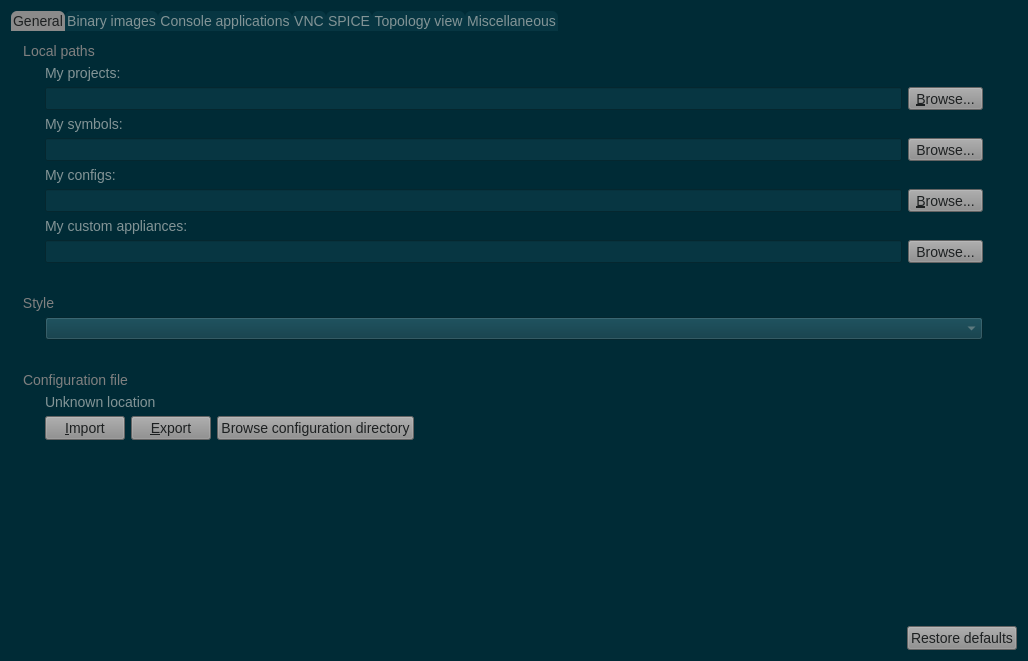
<?xml version="1.0" encoding="UTF-8"?>
<ui version="4.0">
 <class>GeneralPreferencesPageWidget</class>
 <widget class="QWidget" name="GeneralPreferencesPageWidget">
  <property name="geometry">
   <rect>
    <x>0</x>
    <y>0</y>
    <width>1028</width>
    <height>661</height>
   </rect>
  </property>
  <property name="windowTitle">
   <string>General</string>
  </property>
  <property name="styleSheet">
   <string notr="true">QWidget{
	background-color: #002b36;
}
QMenuBar::item{
	background-color: #002b36;
}
QDockWidget::title{
	background: #073642;
	padding-left: 5px;
}
QDockWidget, QMenuBar{
    color: #839496;
    font: bold 14px;
}
QTextEdit, QPlainTextEdit, QLineEdit, QSpinBox, QComboBox {
  background-color: #073642;
  font: 13px;
  color: #839496;
}
QTextEdit#uiConsoleTextEdit {
  background-color: #002b36;
  color: #839496;
  font: 13px;
}
QTabWidget {
	font: 14px;
	border-top: 2px;
}
QTabBar::tab {
    background: #073642;
    color: #839496;
    min-width: 8ex;
    padding: 2px;
	border-top-right-radius: 6px;
	border-top-left-radius: 6px;
}
QTabBar::tab:selected {
    background: #8a8a8a;
	color: #1d2021;
}
QGroupBox {
    color: #808080;
    font: 14px;
    padding: 15px;
    border-style: none;
}
QMainWindow::separator {
	background: #073642;
	width: 1px;
	height: 1px;
}
QComboBox {
	selection-background-color: #d75f00;
	selection-color: #1c1c1c;
}

QToolBar{
	background: #073642;
	border: 0px;
}
QPushButton {
	background-color: #8a8a8a;
    color: #1d2021;
	font: 14px;
}
QToolButton {
	background-color: #8a8a8a;
    color: #1d2021;
	font: 14px;
}
QTreeWidget, QListWidget {
	background-color: #002b36;
	color: #839496;
    alternate-background-color: #073642;
	font: 14px;
}
QTreeWidget#uiTreeWidget {
	background-color: #073642;
	color: #839496;
	font: bold 16px;
}
QTreeWidget::item:selected, QTreeWidget::item:hover, QMenu::item:selected,QToolButton::hover,QPushButton::hover,QTabBar::tab:hover {
	background-color: #d75f00;
	color: #1c1c1c;
}
QMenu {
	background-color: #002b36;
    color: #839496;
}
QLabel {
	color: #839496;
	font: 14px;
}
QLabel#uiTitleLabel {
	color: #839496;
	font: bold 16px;
}

QAbstractScrollArea::corner {
    background: #002b36;
}
QScrollBar::handle:horizontal {
    background: #073642;
    min-width: 20px;
}
QScrollBar::handle:vertical {
    background: #073642;
    min-width: 20px;
}
QScrollBar:vertical {
    width: 6px;
}
QScrollBar:horizontal {
    height: 6px;
}
QScrollBar::up-arrow:vertical, QScrollBar::down-arrow:vertical, QScrollBar::down-arrow:horizontal, QScrollBar::up-arrow:horizontal { 
	border: 0px;
    height: 0px; 
    width: 0px; 
}
         
QScrollBar::add-page:horizontal, QScrollBar::sub-page:horizontal, QScrollBar::add-page:vertical, QScrollBar::sub-page:vertical {
  background: none
}
QStatusBar {
	background-color: #073642;
	color: #839496;
}

QRadioButton, QCheckBox {
  color: #839496;
}
QRadioButton::disabled, QCheckBox::disabled {
  color: gray;
}


</string>
  </property>
  <layout class="QVBoxLayout" name="verticalLayout">
   <item>
    <widget class="QTabWidget" name="uiMiscTabWidget">
     <property name="sizePolicy">
      <sizepolicy hsizetype="MinimumExpanding" vsizetype="MinimumExpanding">
       <horstretch>0</horstretch>
       <verstretch>0</verstretch>
      </sizepolicy>
     </property>
     <property name="styleSheet">
      <string notr="true">QWidget{
	background-color: #002b36;
}
QMenuBar::item{
	background-color: #002b36;
}
QDockWidget::title{
	background: #073642;
	padding-left: 5px;
}
QDockWidget, QMenuBar{
    color: #839496;
    font: bold 14px;
}
QTextEdit, QPlainTextEdit, QLineEdit, QSpinBox, QComboBox {
  background-color: #073642;
  font: 13px;
  color: #839496;
}
QTextEdit#uiConsoleTextEdit {
  background-color: #002b36;
  color: #839496;
  font: 13px;
}
QTabWidget {
	font: 14px;
	border-top: 2px;
}
QTabBar::tab {
    background: #073642;
    color: #839496;
    min-width: 8ex;
    padding: 2px;
	border-top-right-radius: 6px;
	border-top-left-radius: 6px;
}
QTabBar::tab:selected {
    background: #8a8a8a;
	color: #1d2021;
}
QGroupBox {
    color: #808080;
    font: 14px;
    padding: 15px;
    border-style: none;
}
QMainWindow::separator {
	background: #073642;
	width: 1px;
	height: 1px;
}
QComboBox {
	selection-background-color: #d75f00;
	selection-color: #1c1c1c;
}

QToolBar{
	background: #073642;
	border: 0px;
}
QPushButton {
	background-color: #8a8a8a;
    color: #1d2021;
	font: 14px;
}
QToolButton {
	background-color: #8a8a8a;
    color: #1d2021;
	font: 14px;
}
QTreeWidget, QListWidget {
	background-color: #002b36;
	color: #839496;
    alternate-background-color: #073642;
	font: 14px;
}
QTreeWidget#uiTreeWidget {
	background-color: #073642;
	color: #839496;
	font: bold 16px;
}
QTreeWidget::item:selected, QTreeWidget::item:hover, QMenu::item:selected,QToolButton::hover,QPushButton::hover,QTabBar::tab:hover {
	background-color: #d75f00;
	color: #1c1c1c;
}
QMenu {
	background-color: #002b36;
    color: #839496;
}
QLabel {
	color: #839496;
	font: 14px;
}
QLabel#uiTitleLabel {
	color: #839496;
	font: bold 16px;
}

QAbstractScrollArea::corner {
    background: #002b36;
}
QScrollBar::handle:horizontal {
    background: #073642;
    min-width: 20px;
}
QScrollBar::handle:vertical {
    background: #073642;
    min-width: 20px;
}
QScrollBar:vertical {
    width: 6px;
}
QScrollBar:horizontal {
    height: 6px;
}
QScrollBar::up-arrow:vertical, QScrollBar::down-arrow:vertical, QScrollBar::down-arrow:horizontal, QScrollBar::up-arrow:horizontal { 
	border: 0px;
    height: 0px; 
    width: 0px; 
}
         
QScrollBar::add-page:horizontal, QScrollBar::sub-page:horizontal, QScrollBar::add-page:vertical, QScrollBar::sub-page:vertical {
  background: none
}
QStatusBar {
	background-color: #073642;
	color: #839496;
}

QRadioButton, QCheckBox {
  color: #839496;
}
QRadioButton::disabled, QCheckBox::disabled {
  color: gray;
}


</string>
     </property>
     <property name="currentIndex">
      <number>0</number>
     </property>
     <widget class="QWidget" name="uiGeneralTab">
      <attribute name="title">
       <string>General</string>
      </attribute>
      <layout class="QVBoxLayout" name="verticalLayout_4">
       <property name="margin">
        <number>10</number>
       </property>
       <item>
        <widget class="QGroupBox" name="uiLocalPathsGroupBox">
         <property name="title">
          <string>Local paths</string>
         </property>
         <layout class="QVBoxLayout" name="verticalLayout_5">
          <item>
           <widget class="QLabel" name="uiProjectsPathLabel">
            <property name="text">
             <string>My projects:</string>
            </property>
           </widget>
          </item>
          <item>
           <layout class="QHBoxLayout" name="horizontalLayout_2">
            <item>
             <widget class="QLineEdit" name="uiProjectsPathLineEdit">
              <property name="sizePolicy">
               <sizepolicy hsizetype="MinimumExpanding" vsizetype="Fixed">
                <horstretch>0</horstretch>
                <verstretch>0</verstretch>
               </sizepolicy>
              </property>
              <property name="toolTip">
               <string>Directory where your GNS3 projects are stored</string>
              </property>
             </widget>
            </item>
            <item>
             <widget class="QToolButton" name="uiProjectsPathToolButton">
              <property name="text">
               <string>&amp;Browse...</string>
              </property>
              <property name="toolButtonStyle">
               <enum>Qt::ToolButtonTextOnly</enum>
              </property>
             </widget>
            </item>
           </layout>
          </item>
          <item>
           <widget class="QLabel" name="label">
            <property name="text">
             <string>My symbols:</string>
            </property>
           </widget>
          </item>
          <item>
           <layout class="QHBoxLayout" name="horizontalLayout_3">
            <item>
             <widget class="QLineEdit" name="uiSymbolsPathLineEdit"/>
            </item>
            <item>
             <widget class="QToolButton" name="uiSymbolsPathToolButton">
              <property name="text">
               <string>Browse...</string>
              </property>
             </widget>
            </item>
           </layout>
          </item>
          <item>
           <widget class="QLabel" name="uiConfigsPathLabel">
            <property name="text">
             <string>My configs:</string>
            </property>
           </widget>
          </item>
          <item>
           <layout class="QHBoxLayout" name="horizontalLayout_7">
            <item>
             <widget class="QLineEdit" name="uiConfigsPathLineEdit">
              <property name="sizePolicy">
               <sizepolicy hsizetype="MinimumExpanding" vsizetype="Fixed">
                <horstretch>0</horstretch>
                <verstretch>0</verstretch>
               </sizepolicy>
              </property>
              <property name="toolTip">
               <string>Directory where your binary images (e.g. IOS) are stored</string>
              </property>
             </widget>
            </item>
            <item>
             <widget class="QToolButton" name="uiConfigsPathToolButton">
              <property name="text">
               <string>&amp;Browse...</string>
              </property>
              <property name="toolButtonStyle">
               <enum>Qt::ToolButtonTextOnly</enum>
              </property>
             </widget>
            </item>
           </layout>
          </item>
          <item>
           <widget class="QLabel" name="label_3">
            <property name="text">
             <string>My custom appliances:</string>
            </property>
           </widget>
          </item>
          <item>
           <layout class="QHBoxLayout" name="horizontalLayout_12">
            <item>
             <widget class="QLineEdit" name="uiAppliancesPathLineEdit"/>
            </item>
            <item>
             <widget class="QToolButton" name="uiAppliancesPathToolButton">
              <property name="text">
               <string>Browse...</string>
              </property>
             </widget>
            </item>
           </layout>
          </item>
         </layout>
        </widget>
       </item>
       <item>
        <widget class="QGroupBox" name="uiStyleGroupBox">
         <property name="title">
          <string>Style</string>
         </property>
         <layout class="QHBoxLayout" name="horizontalLayout_11">
          <item>
           <widget class="QComboBox" name="uiStyleComboBox"/>
          </item>
         </layout>
        </widget>
       </item>
       <item>
        <widget class="QGroupBox" name="uiConfigurationFileGroupBox">
         <property name="title">
          <string>Configuration file</string>
         </property>
         <layout class="QGridLayout" name="gridLayout">
          <item row="1" column="0">
           <layout class="QHBoxLayout" name="horizontalLayout">
            <item>
             <widget class="QPushButton" name="uiImportConfigurationFilePushButton">
              <property name="text">
               <string>&amp;Import</string>
              </property>
             </widget>
            </item>
            <item>
             <widget class="QPushButton" name="uiExportConfigurationFilePushButton">
              <property name="text">
               <string>&amp;Export</string>
              </property>
             </widget>
            </item>
            <item>
             <widget class="QPushButton" name="uiBrowseConfigurationPushButton">
              <property name="text">
               <string>Browse configuration directory</string>
              </property>
             </widget>
            </item>
            <item>
             <spacer name="horizontalSpacer">
              <property name="orientation">
               <enum>Qt::Horizontal</enum>
              </property>
              <property name="sizeHint" stdset="0">
               <size>
                <width>40</width>
                <height>20</height>
               </size>
              </property>
             </spacer>
            </item>
           </layout>
          </item>
          <item row="0" column="0">
           <widget class="QLabel" name="uiConfigurationFileLabel">
            <property name="text">
             <string>Unknown location</string>
            </property>
           </widget>
          </item>
         </layout>
        </widget>
       </item>
       <item>
        <spacer name="verticalSpacer_5">
         <property name="orientation">
          <enum>Qt::Vertical</enum>
         </property>
         <property name="sizeHint" stdset="0">
          <size>
           <width>20</width>
           <height>5</height>
          </size>
         </property>
        </spacer>
       </item>
      </layout>
     </widget>
     <widget class="QWidget" name="uiImagesTab">
      <attribute name="title">
       <string>Binary images</string>
      </attribute>
      <layout class="QVBoxLayout" name="verticalLayout_7">
       <property name="margin">
        <number>10</number>
       </property>
       <item>
        <widget class="QGroupBox" name="uiLocalBinaryImagePathsGroupBox">
         <property name="title">
          <string>Local paths</string>
         </property>
         <layout class="QVBoxLayout" name="verticalLayout_10">
          <item>
           <widget class="QLabel" name="uiImagesPathLabel">
            <property name="text">
             <string>My binary images:</string>
            </property>
           </widget>
          </item>
          <item>
           <layout class="QHBoxLayout" name="horizontalLayout_4">
            <item>
             <widget class="QLineEdit" name="uiImagesPathLineEdit">
              <property name="sizePolicy">
               <sizepolicy hsizetype="MinimumExpanding" vsizetype="Fixed">
                <horstretch>0</horstretch>
                <verstretch>0</verstretch>
               </sizepolicy>
              </property>
              <property name="toolTip">
               <string>Directory where your binary images (e.g. IOS) are stored</string>
              </property>
             </widget>
            </item>
            <item>
             <widget class="QToolButton" name="uiImagesPathToolButton">
              <property name="text">
               <string>&amp;Browse...</string>
              </property>
              <property name="toolButtonStyle">
               <enum>Qt::ToolButtonTextOnly</enum>
              </property>
             </widget>
            </item>
           </layout>
          </item>
          <item>
           <widget class="QLabel" name="uiImageDirectoriesLabel">
            <property name="text">
             <string>Additional search locations for binary images:</string>
            </property>
           </widget>
          </item>
          <item>
           <widget class="QListWidget" name="uiImageDirectoriesListWidget">
            <property name="lineWidth">
             <number>0</number>
            </property>
            <property name="editTriggers">
             <set>QAbstractItemView::NoEditTriggers</set>
            </property>
            <property name="alternatingRowColors">
             <bool>false</bool>
            </property>
            <property name="selectionMode">
             <enum>QAbstractItemView::SingleSelection</enum>
            </property>
            <property name="selectionBehavior">
             <enum>QAbstractItemView::SelectItems</enum>
            </property>
            <property name="isWrapping" stdset="0">
             <bool>false</bool>
            </property>
            <property name="resizeMode">
             <enum>QListView::Adjust</enum>
            </property>
            <property name="layoutMode">
             <enum>QListView::Batched</enum>
            </property>
            <property name="gridSize">
             <size>
              <width>0</width>
              <height>18</height>
             </size>
            </property>
            <property name="viewMode">
             <enum>QListView::ListMode</enum>
            </property>
            <property name="uniformItemSizes">
             <bool>false</bool>
            </property>
            <property name="selectionRectVisible">
             <bool>true</bool>
            </property>
           </widget>
          </item>
          <item>
           <layout class="QHBoxLayout" name="horizontalLayout_13">
            <item>
             <widget class="QPushButton" name="uiImageDirectoriesAddPushButton">
              <property name="text">
               <string>Add</string>
              </property>
             </widget>
            </item>
            <item>
             <widget class="QPushButton" name="uiImageDirectoriesDeletePushButton">
              <property name="text">
               <string>Delete</string>
              </property>
             </widget>
            </item>
            <item>
             <spacer name="horizontalSpacer_4">
              <property name="orientation">
               <enum>Qt::Horizontal</enum>
              </property>
              <property name="sizeHint" stdset="0">
               <size>
                <width>40</width>
                <height>20</height>
               </size>
              </property>
             </spacer>
            </item>
           </layout>
          </item>
         </layout>
        </widget>
       </item>
      </layout>
     </widget>
     <widget class="QWidget" name="uiConsoleTab">
      <attribute name="title">
       <string>Console applications</string>
      </attribute>
      <layout class="QVBoxLayout" name="verticalLayout_3">
       <property name="margin">
        <number>10</number>
       </property>
       <item>
        <widget class="QGroupBox" name="uiTelnetConsoleSettingsGroupBox">
         <property name="title">
          <string>Console settings</string>
         </property>
         <layout class="QVBoxLayout" name="verticalLayout_9">
          <item>
           <widget class="QLabel" name="uiTelnetConsoleCommandLabel">
            <property name="text">
             <string>Console application command for Telnet:</string>
            </property>
           </widget>
          </item>
          <item>
           <layout class="QHBoxLayout" name="horizontalLayout_9">
            <item>
             <widget class="QLineEdit" name="uiTelnetConsoleCommandLineEdit">
              <property name="sizePolicy">
               <sizepolicy hsizetype="MinimumExpanding" vsizetype="Fixed">
                <horstretch>0</horstretch>
                <verstretch>0</verstretch>
               </sizepolicy>
              </property>
              <property name="toolTip">
               <string>&lt;html&gt;&lt;head/&gt;&lt;body&gt;&lt;p&gt;Command line replacements:&lt;/p&gt;
&lt;ul&gt;
&lt;li&gt;%h = console IP or hostname&lt;/li&gt;
&lt;li&gt;%p = console port&lt;/li&gt;
&lt;li&gt;%P = VNC display&lt;/li&gt;
&lt;li&gt;%s = path of the serial connection&lt;/li&gt;
&lt;li&gt;%d = title of the console&lt;/li&gt;
&lt;li&gt;%i = project UUID&lt;/li&gt;
&lt;li&gt;%c = server URL&lt;/li&gt;
&lt;/ul&gt;
&lt;/body&gt;&lt;/html&gt;</string>
              </property>
              <property name="readOnly">
               <bool>true</bool>
              </property>
             </widget>
            </item>
            <item>
             <widget class="QPushButton" name="uiTelnetConsolePreconfiguredCommandPushButton">
              <property name="sizePolicy">
               <sizepolicy hsizetype="Maximum" vsizetype="Fixed">
                <horstretch>0</horstretch>
                <verstretch>0</verstretch>
               </sizepolicy>
              </property>
              <property name="text">
               <string>&amp;Edit</string>
              </property>
             </widget>
            </item>
           </layout>
          </item>
         </layout>
        </widget>
       </item>
       <item>
        <widget class="QGroupBox" name="uiConsoleMiscGroupBox">
         <property name="title">
          <string>Miscellaneous</string>
         </property>
         <layout class="QGridLayout" name="gridLayout_7">
          <item row="1" column="0">
           <widget class="QSpinBox" name="uiDelayConsoleAllSpinBox">
            <property name="suffix">
             <string> ms</string>
            </property>
            <property name="maximum">
             <number>10000</number>
            </property>
            <property name="value">
             <number>500</number>
            </property>
           </widget>
          </item>
          <item row="0" column="0">
           <widget class="QLabel" name="uiSlowConsoleAllLabel">
            <property name="text">
             <string>Delay between each console launch when consoling to all devices:</string>
            </property>
           </widget>
          </item>
         </layout>
        </widget>
       </item>
       <item>
        <spacer name="verticalSpacer_4">
         <property name="orientation">
          <enum>Qt::Vertical</enum>
         </property>
         <property name="sizeHint" stdset="0">
          <size>
           <width>20</width>
           <height>5</height>
          </size>
         </property>
        </spacer>
       </item>
      </layout>
     </widget>
     <widget class="QWidget" name="uiVNCTab">
      <attribute name="title">
       <string>VNC</string>
      </attribute>
      <layout class="QVBoxLayout" name="verticalLayout_6">
       <property name="margin">
        <number>10</number>
       </property>
       <item>
        <widget class="QGroupBox" name="uiVNCConsoleSettingsGroupBox">
         <property name="title">
          <string>Settings for VNC connections</string>
         </property>
         <layout class="QVBoxLayout" name="verticalLayout_8">
          <item>
           <widget class="QLabel" name="uiVNCConsoleCommandLabel">
            <property name="text">
             <string>Console application command for VNC:</string>
            </property>
           </widget>
          </item>
          <item>
           <layout class="QHBoxLayout" name="horizontalLayout_8">
            <item>
             <widget class="QLineEdit" name="uiVNCConsoleCommandLineEdit">
              <property name="sizePolicy">
               <sizepolicy hsizetype="MinimumExpanding" vsizetype="Fixed">
                <horstretch>0</horstretch>
                <verstretch>0</verstretch>
               </sizepolicy>
              </property>
              <property name="toolTip">
               <string>&lt;html&gt;&lt;head/&gt;&lt;body&gt;&lt;p&gt;Command line replacements:&lt;/p&gt;
&lt;ul&gt;
&lt;li&gt;%h = console IP or hostname&lt;/li&gt;
&lt;li&gt;%p = console port&lt;/li&gt;
&lt;li&gt;%P = VNC display&lt;/li&gt;
&lt;li&gt;%s = path of the serial connection&lt;/li&gt;
&lt;li&gt;%d = title of the console&lt;/li&gt;
&lt;li&gt;%i = project UUID&lt;/li&gt;
&lt;li&gt;%c = server URL&lt;/li&gt;
&lt;/ul&gt;
&lt;/body&gt;&lt;/html&gt;</string>
              </property>
              <property name="readOnly">
               <bool>true</bool>
              </property>
             </widget>
            </item>
            <item>
             <widget class="QPushButton" name="uiVNCConsolePreconfiguredCommandPushButton">
              <property name="sizePolicy">
               <sizepolicy hsizetype="Maximum" vsizetype="Fixed">
                <horstretch>0</horstretch>
                <verstretch>0</verstretch>
               </sizepolicy>
              </property>
              <property name="text">
               <string>&amp;Edit</string>
              </property>
             </widget>
            </item>
           </layout>
          </item>
          <item>
           <spacer name="verticalSpacer_3">
            <property name="orientation">
             <enum>Qt::Vertical</enum>
            </property>
            <property name="sizeHint" stdset="0">
             <size>
              <width>20</width>
              <height>5</height>
             </size>
            </property>
           </spacer>
          </item>
         </layout>
        </widget>
       </item>
      </layout>
     </widget>
     <widget class="QWidget" name="uiSPICETab">
      <attribute name="title">
       <string>SPICE</string>
      </attribute>
      <layout class="QGridLayout" name="gridLayout_2">
       <item row="0" column="0">
        <widget class="QGroupBox" name="uiSPICEConsoleSettingsGroupBox">
         <property name="title">
          <string>Settings for SPICE connections</string>
         </property>
         <layout class="QVBoxLayout" name="verticalLayout_11">
          <item>
           <widget class="QLabel" name="uiSPICEConsoleCommandLabel">
            <property name="text">
             <string>Console application command for SPICE:</string>
            </property>
           </widget>
          </item>
          <item>
           <layout class="QHBoxLayout" name="horizontalLayout_10">
            <item>
             <widget class="QLineEdit" name="uiSPICEConsoleCommandLineEdit">
              <property name="sizePolicy">
               <sizepolicy hsizetype="MinimumExpanding" vsizetype="Fixed">
                <horstretch>0</horstretch>
                <verstretch>0</verstretch>
               </sizepolicy>
              </property>
              <property name="toolTip">
               <string>&lt;html&gt;&lt;head/&gt;&lt;body&gt;&lt;p&gt;Command line replacements:&lt;/p&gt;
&lt;ul&gt;
&lt;li&gt;%h = console IP or hostname&lt;/li&gt;
&lt;li&gt;%p = console port&lt;/li&gt;
&lt;li&gt;%P = VNC display&lt;/li&gt;
&lt;li&gt;%s = path of the serial connection&lt;/li&gt;
&lt;li&gt;%d = title of the console&lt;/li&gt;
&lt;li&gt;%i = project UUID&lt;/li&gt;
&lt;li&gt;%c = server URL&lt;/li&gt;
&lt;/ul&gt;
&lt;/body&gt;&lt;/html&gt;</string>
              </property>
              <property name="readOnly">
               <bool>true</bool>
              </property>
             </widget>
            </item>
            <item>
             <widget class="QPushButton" name="uiSPICEConsolePreconfiguredCommandPushButton">
              <property name="sizePolicy">
               <sizepolicy hsizetype="Maximum" vsizetype="Fixed">
                <horstretch>0</horstretch>
                <verstretch>0</verstretch>
               </sizepolicy>
              </property>
              <property name="text">
               <string>&amp;Edit</string>
              </property>
             </widget>
            </item>
           </layout>
          </item>
          <item>
           <spacer name="verticalSpacer_6">
            <property name="orientation">
             <enum>Qt::Vertical</enum>
            </property>
            <property name="sizeHint" stdset="0">
             <size>
              <width>20</width>
              <height>5</height>
             </size>
            </property>
           </spacer>
          </item>
         </layout>
        </widget>
       </item>
      </layout>
     </widget>
     <widget class="QWidget" name="uiSceneTab">
      <attribute name="title">
       <string>Topology view</string>
      </attribute>
      <layout class="QGridLayout" name="gridLayout_8">
       <property name="margin">
        <number>10</number>
       </property>
       <item row="5" column="0" colspan="2">
        <widget class="QCheckBox" name="uiRectangleSelectedItemCheckBox">
         <property name="text">
          <string>Draw a rectangle when an item is selected</string>
         </property>
         <property name="checked">
          <bool>true</bool>
         </property>
        </widget>
       </item>
       <item row="0" column="0">
        <widget class="QLabel" name="uiSceneWidthLabel">
         <property name="text">
          <string>Default width:</string>
         </property>
        </widget>
       </item>
       <item row="10" column="0" colspan="2">
        <layout class="QHBoxLayout" name="horizontalLayout_5">
         <item>
          <widget class="QPushButton" name="uiDefaultLabelFontPushButton">
           <property name="text">
            <string>&amp;Select default font</string>
           </property>
          </widget>
         </item>
         <item>
          <widget class="QPushButton" name="uiDefaultLabelColorPushButton">
           <property name="text">
            <string>&amp;Select default color</string>
           </property>
          </widget>
         </item>
         <item>
          <spacer name="horizontalSpacer_3">
           <property name="orientation">
            <enum>Qt::Horizontal</enum>
           </property>
           <property name="sizeHint" stdset="0">
            <size>
             <width>40</width>
             <height>20</height>
            </size>
           </property>
          </spacer>
         </item>
        </layout>
       </item>
       <item row="2" column="0">
        <widget class="QLabel" name="uiSceneHeightLabel">
         <property name="text">
          <string>Default height:</string>
         </property>
        </widget>
       </item>
       <item row="3" column="0" colspan="2">
        <widget class="QSpinBox" name="uiSceneHeightSpinBox">
         <property name="suffix">
          <string> pixels</string>
         </property>
         <property name="minimum">
          <number>500</number>
         </property>
         <property name="maximum">
          <number>1000000</number>
         </property>
         <property name="singleStep">
          <number>100</number>
         </property>
         <property name="value">
          <number>1000</number>
         </property>
        </widget>
       </item>
       <item row="8" column="0">
        <widget class="QLabel" name="uiLabelPreviewLabel">
         <property name="text">
          <string>Default label style:</string>
         </property>
        </widget>
       </item>
       <item row="6" column="0">
        <widget class="QCheckBox" name="uiDrawLinkStatusPointsCheckBox">
         <property name="text">
          <string>Draw link status points</string>
         </property>
         <property name="checked">
          <bool>true</bool>
         </property>
        </widget>
       </item>
       <item row="9" column="0" colspan="2">
        <widget class="QPlainTextEdit" name="uiDefaultLabelStylePlainTextEdit">
         <property name="sizePolicy">
          <sizepolicy hsizetype="MinimumExpanding" vsizetype="Expanding">
           <horstretch>0</horstretch>
           <verstretch>0</verstretch>
          </sizepolicy>
         </property>
         <property name="maximumSize">
          <size>
           <width>16777215</width>
           <height>50</height>
          </size>
         </property>
         <property name="readOnly">
          <bool>true</bool>
         </property>
         <property name="plainText">
          <string>AaBbYyZz</string>
         </property>
        </widget>
       </item>
       <item row="11" column="0">
        <spacer name="verticalSpacer_2">
         <property name="orientation">
          <enum>Qt::Vertical</enum>
         </property>
         <property name="sizeHint" stdset="0">
          <size>
           <width>20</width>
           <height>5</height>
          </size>
         </property>
        </spacer>
       </item>
       <item row="1" column="0" colspan="2">
        <widget class="QSpinBox" name="uiSceneWidthSpinBox">
         <property name="suffix">
          <string> pixels</string>
         </property>
         <property name="minimum">
          <number>500</number>
         </property>
         <property name="maximum">
          <number>1000000</number>
         </property>
         <property name="singleStep">
          <number>100</number>
         </property>
         <property name="value">
          <number>2000</number>
         </property>
        </widget>
       </item>
       <item row="4" column="0">
        <widget class="QLabel" name="label_2">
         <property name="text">
          <string>If you want to change the size of the current project. Via the project menu you can edit it.</string>
         </property>
        </widget>
       </item>
       <item row="7" column="0">
        <widget class="QCheckBox" name="uiShowInterfaceLabelsOnNewProject">
         <property name="text">
          <string>Show interface labels on new project</string>
         </property>
        </widget>
       </item>
      </layout>
     </widget>
     <widget class="QWidget" name="uiMiscTab">
      <attribute name="title">
       <string>Miscellaneous</string>
      </attribute>
      <layout class="QVBoxLayout" name="verticalLayout_2">
       <property name="margin">
        <number>10</number>
       </property>
       <item>
        <widget class="QCheckBox" name="uiCheckForUpdateCheckBox">
         <property name="text">
          <string>Automatically check for update</string>
         </property>
         <property name="checked">
          <bool>true</bool>
         </property>
        </widget>
       </item>
       <item>
        <widget class="QCheckBox" name="uiCrashReportCheckBox">
         <property name="text">
          <string>Send anonymous crash reports</string>
         </property>
         <property name="checked">
          <bool>true</bool>
         </property>
        </widget>
       </item>
       <item>
        <widget class="QCheckBox" name="uiStatsCheckBox">
         <property name="text">
          <string>Send anonymous usage statistics</string>
         </property>
         <property name="checked">
          <bool>true</bool>
         </property>
        </widget>
       </item>
       <item>
        <widget class="QCheckBox" name="uiOverlayNotificationsCheckBox">
         <property name="text">
          <string>Display error, warning and info in a overlay popup</string>
         </property>
        </widget>
       </item>
       <item>
        <widget class="QCheckBox" name="uiExperimentalFeaturesCheckBox">
         <property name="text">
          <string>Enable experimental features (dangerous, restart required)</string>
         </property>
        </widget>
       </item>
       <item>
        <widget class="QCheckBox" name="uiHdpiCheckBox">
         <property name="text">
          <string>Enable HDPI mode (this may crash the application on Linux, restart required)</string>
         </property>
        </widget>
       </item>
       <item>
        <widget class="QCheckBox" name="uiMultiProfilesCheckBox">
         <property name="text">
          <string>Request for profile settings at application startup  (work profile / home profile)</string>
         </property>
        </widget>
       </item>
       <item>
        <widget class="QCheckBox" name="uiDirectFileUpload">
         <property name="text">
          <string>Upload files directly to computes (experimental, requires computes visibility from GUI network)</string>
         </property>
        </widget>
       </item>
       <item>
        <spacer name="verticalSpacer">
         <property name="orientation">
          <enum>Qt::Vertical</enum>
         </property>
         <property name="sizeHint" stdset="0">
          <size>
           <width>20</width>
           <height>5</height>
          </size>
         </property>
        </spacer>
       </item>
      </layout>
     </widget>
    </widget>
   </item>
   <item>
    <layout class="QHBoxLayout" name="horizontalLayout_6">
     <item>
      <spacer name="horizontalSpacer_2">
       <property name="orientation">
        <enum>Qt::Horizontal</enum>
       </property>
       <property name="sizeHint" stdset="0">
        <size>
         <width>324</width>
         <height>20</height>
        </size>
       </property>
      </spacer>
     </item>
     <item>
      <widget class="QPushButton" name="uiRestoreDefaultsPushButton">
       <property name="text">
        <string>Restore defaults</string>
       </property>
      </widget>
     </item>
    </layout>
   </item>
  </layout>
 </widget>
 <resources/>
 <connections/>
</ui>
